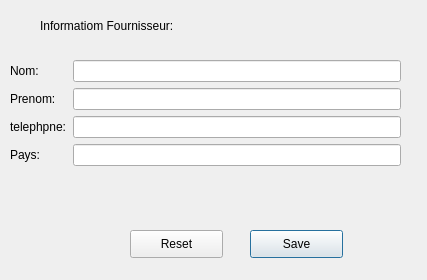
<?xml version="1.0" encoding="UTF-8"?>
<ui version="4.0">
 <class>AjouterFournisseur</class>
 <widget class="QDialog" name="AjouterFournisseur">
  <property name="geometry">
   <rect>
    <x>0</x>
    <y>0</y>
    <width>427</width>
    <height>280</height>
   </rect>
  </property>
  <property name="windowTitle">
   <string>Ajouter un Fournisseur</string>
  </property>
  <widget class="QWidget" name="formLayoutWidget">
   <property name="geometry">
    <rect>
     <x>10</x>
     <y>60</y>
     <width>391</width>
     <height>131</height>
    </rect>
   </property>
   <layout class="QFormLayout" name="formLayout">
    <item row="0" column="0">
     <widget class="QLabel" name="label">
      <property name="text">
       <string>Nom:</string>
      </property>
     </widget>
    </item>
    <item row="0" column="1">
     <widget class="QLineEdit" name="txtNomFournisseur"/>
    </item>
    <item row="1" column="0">
     <widget class="QLabel" name="label_2">
      <property name="text">
       <string>Prenom:</string>
      </property>
     </widget>
    </item>
    <item row="1" column="1">
     <widget class="QLineEdit" name="txtPrenomFournisseur"/>
    </item>
    <item row="2" column="0">
     <widget class="QLabel" name="label_4">
      <property name="text">
       <string>telephpne:</string>
      </property>
     </widget>
    </item>
    <item row="2" column="1">
     <widget class="QLineEdit" name="txtTel"/>
    </item>
    <item row="3" column="0">
     <widget class="QLabel" name="label_3">
      <property name="text">
       <string>Pays:</string>
      </property>
     </widget>
    </item>
    <item row="3" column="1">
     <widget class="QLineEdit" name="txtPaysFournisseur"/>
    </item>
   </layout>
  </widget>
  <widget class="QPushButton" name="btnSave2">
   <property name="geometry">
    <rect>
     <x>250</x>
     <y>230</y>
     <width>93</width>
     <height>28</height>
    </rect>
   </property>
   <property name="text">
    <string>Save</string>
   </property>
  </widget>
  <widget class="QPushButton" name="btnReset2">
   <property name="geometry">
    <rect>
     <x>130</x>
     <y>230</y>
     <width>93</width>
     <height>28</height>
    </rect>
   </property>
   <property name="text">
    <string>Reset</string>
   </property>
  </widget>
  <widget class="QPushButton" name="btnSave_2">
   <property name="geometry">
    <rect>
     <x>341</x>
     <y>421</y>
     <width>93</width>
     <height>28</height>
    </rect>
   </property>
   <property name="text">
    <string>Save</string>
   </property>
  </widget>
  <widget class="QPushButton" name="btnReset_2">
   <property name="geometry">
    <rect>
     <x>211</x>
     <y>421</y>
     <width>93</width>
     <height>28</height>
    </rect>
   </property>
   <property name="text">
    <string>Reset</string>
   </property>
  </widget>
  <widget class="QLabel" name="label_5">
   <property name="geometry">
    <rect>
     <x>40</x>
     <y>10</y>
     <width>221</width>
     <height>31</height>
    </rect>
   </property>
   <property name="text">
    <string>Informatiom Fournisseur:</string>
   </property>
  </widget>
  <widget class="QLabel" name="lblInfo">
   <property name="geometry">
    <rect>
     <x>120</x>
     <y>200</y>
     <width>261</width>
     <height>20</height>
    </rect>
   </property>
   <property name="text">
    <string/>
   </property>
  </widget>
 </widget>
 <resources/>
 <connections/>
</ui>
